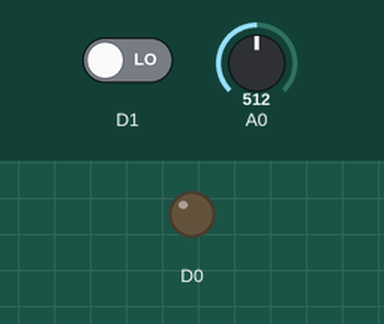
Recording of a sketch running on a simulated ESP8266 (NodeMCU). Shown: output pins drawn as LEDs (lit = HIGH). Inputs (shaded band) come from the test bench; at power-on: A0 = 512, D1 LOW. WiFi joins after 1.5 s; servers stay silent unless stated; the Firebase database answers and starts empty; what the sketch prints to the serial monitor is not drawn.

Above: at 2.8 s.
2.9 s: A0 set to 477
5.7 s: A0 set to 458
At 6.5 s:
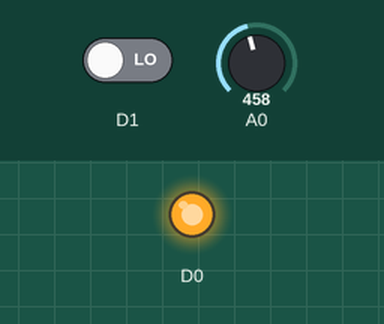
Timing chart, 0 to 8.7 s (numbered marks = the images above; inputs shaded):
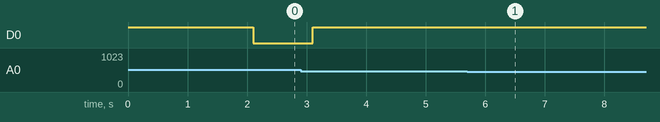

The sketch:

codigo-planta.ino
```cpp
#include <ESP8266WiFi.h>
#include "FirebaseESP8266.h"

// ID de la planta
String ID = "P001";

// Credenciales wifi
#define ssid "iPhone de Paul"
#define password "12345678"

// Credenciales de Firebase
#define API_KEY "AIzaSyA3AX7f-vt0YXHrw-M9utADT8kYjqEFsdA"
const char *FIREBASE_HOST="https://planta-cool-default-rtdb.firebaseio.com/a";
const char *FIREBASE_AUTH="ZuM0pmh3aC5iS6a8oJLHdsWIkfgshUf4Z0vAmKFd";
FirebaseData firebaseData;

// Constantes de sensor de humedad
const int dry = 600;
const int wet = 336;

// Variables para la bomba de agua
int regar = 0;
int mililitros = 0;

void setup() {
  // Iniciar pin de bomba de agua
  pinMode(D0,OUTPUT);
  digitalWrite(D0, HIGH);

  // Monitor serial
  Serial.begin(19200);
  Serial.println();

  // Conectar a WiFi
  WiFi.begin(ssid, password);
  while (WiFi.status() != WL_CONNECTED) {
    Serial.print(".");
    delay(250);
  }
  Serial.print("\nConectado al Wi-Fi");
  Serial.println();

  // Iniciar Firebase
  Firebase.begin(FIREBASE_HOST, FIREBASE_AUTH);
  Firebase.reconnectWiFi(true);

  // mililitros contador

  Serial.println();
  Serial.print("Mililitros: ");
  Serial.print(mililitros);
  Firebase.getInt(firebaseData, ID + "/mililitros");
  mililitros = firebaseData.intData();

}


void loop() {

  Firebase.getInt(firebaseData, ID + "/regar");
  regar = firebaseData.intData();

  // Leer sensor de humedad
  int sensorVal = analogRead(A0);
  Serial.print(sensorVal);
  Serial.println();

  int percentageMoisture = map(sensorVal, wet, dry, 100, 0);

  Serial.print(percentageMoisture);
  Serial.println("%");
  Serial.println();

  // Subir datos de la humedad a Firebase
  Firebase.setInt(firebaseData, ID + "/humedad", percentageMoisture);

  //Regar si no está humeda

  if(percentageMoisture < 50){
    regar = 1;
    }

   // Sensor de nivel del agua
  int hayAgua = digitalRead(D1);

  if(hayAgua){
    Serial.println("Sí hay agua");
    Firebase.setInt(firebaseData, ID + "/tanque", true);
    Serial.println();
    } else {
    Serial.println("No hay agua");
    Firebase.setInt(firebaseData, ID + "/tanque", false);
    Serial.println();
      }


// regar


  while(regar){
  // Loop de la bomba de agua
  digitalWrite(D0, LOW);
  delay(1000);
  digitalWrite(D0, HIGH);
  regar = 0;
  Firebase.setInt(firebaseData, ID + "/regar", 0);

  // mililitros contador
  if(hayAgua){
  Serial.println();
  Serial.print("Mililitros: ");
  Serial.print(mililitros);
  mililitros = mililitros + 25;
  Firebase.setInt(firebaseData, ID + "/mililitros", mililitros);
  Serial.print(mililitros);
  } else {
  Serial.println();
  Serial.print("Mililitros: ");
  Serial.print(mililitros);
  mililitros = mililitros;
  Firebase.setInt(firebaseData, ID + "/mililitros", mililitros);
  Serial.print(mililitros);

    }

  }


  delay(3000);

}
```

Measured:
- the behaviour switches between 470 and 469 on A0 (found by bisection; images 0 and 1)
- after the input at 5.7 s, D0: stops changing and stays HIGH
